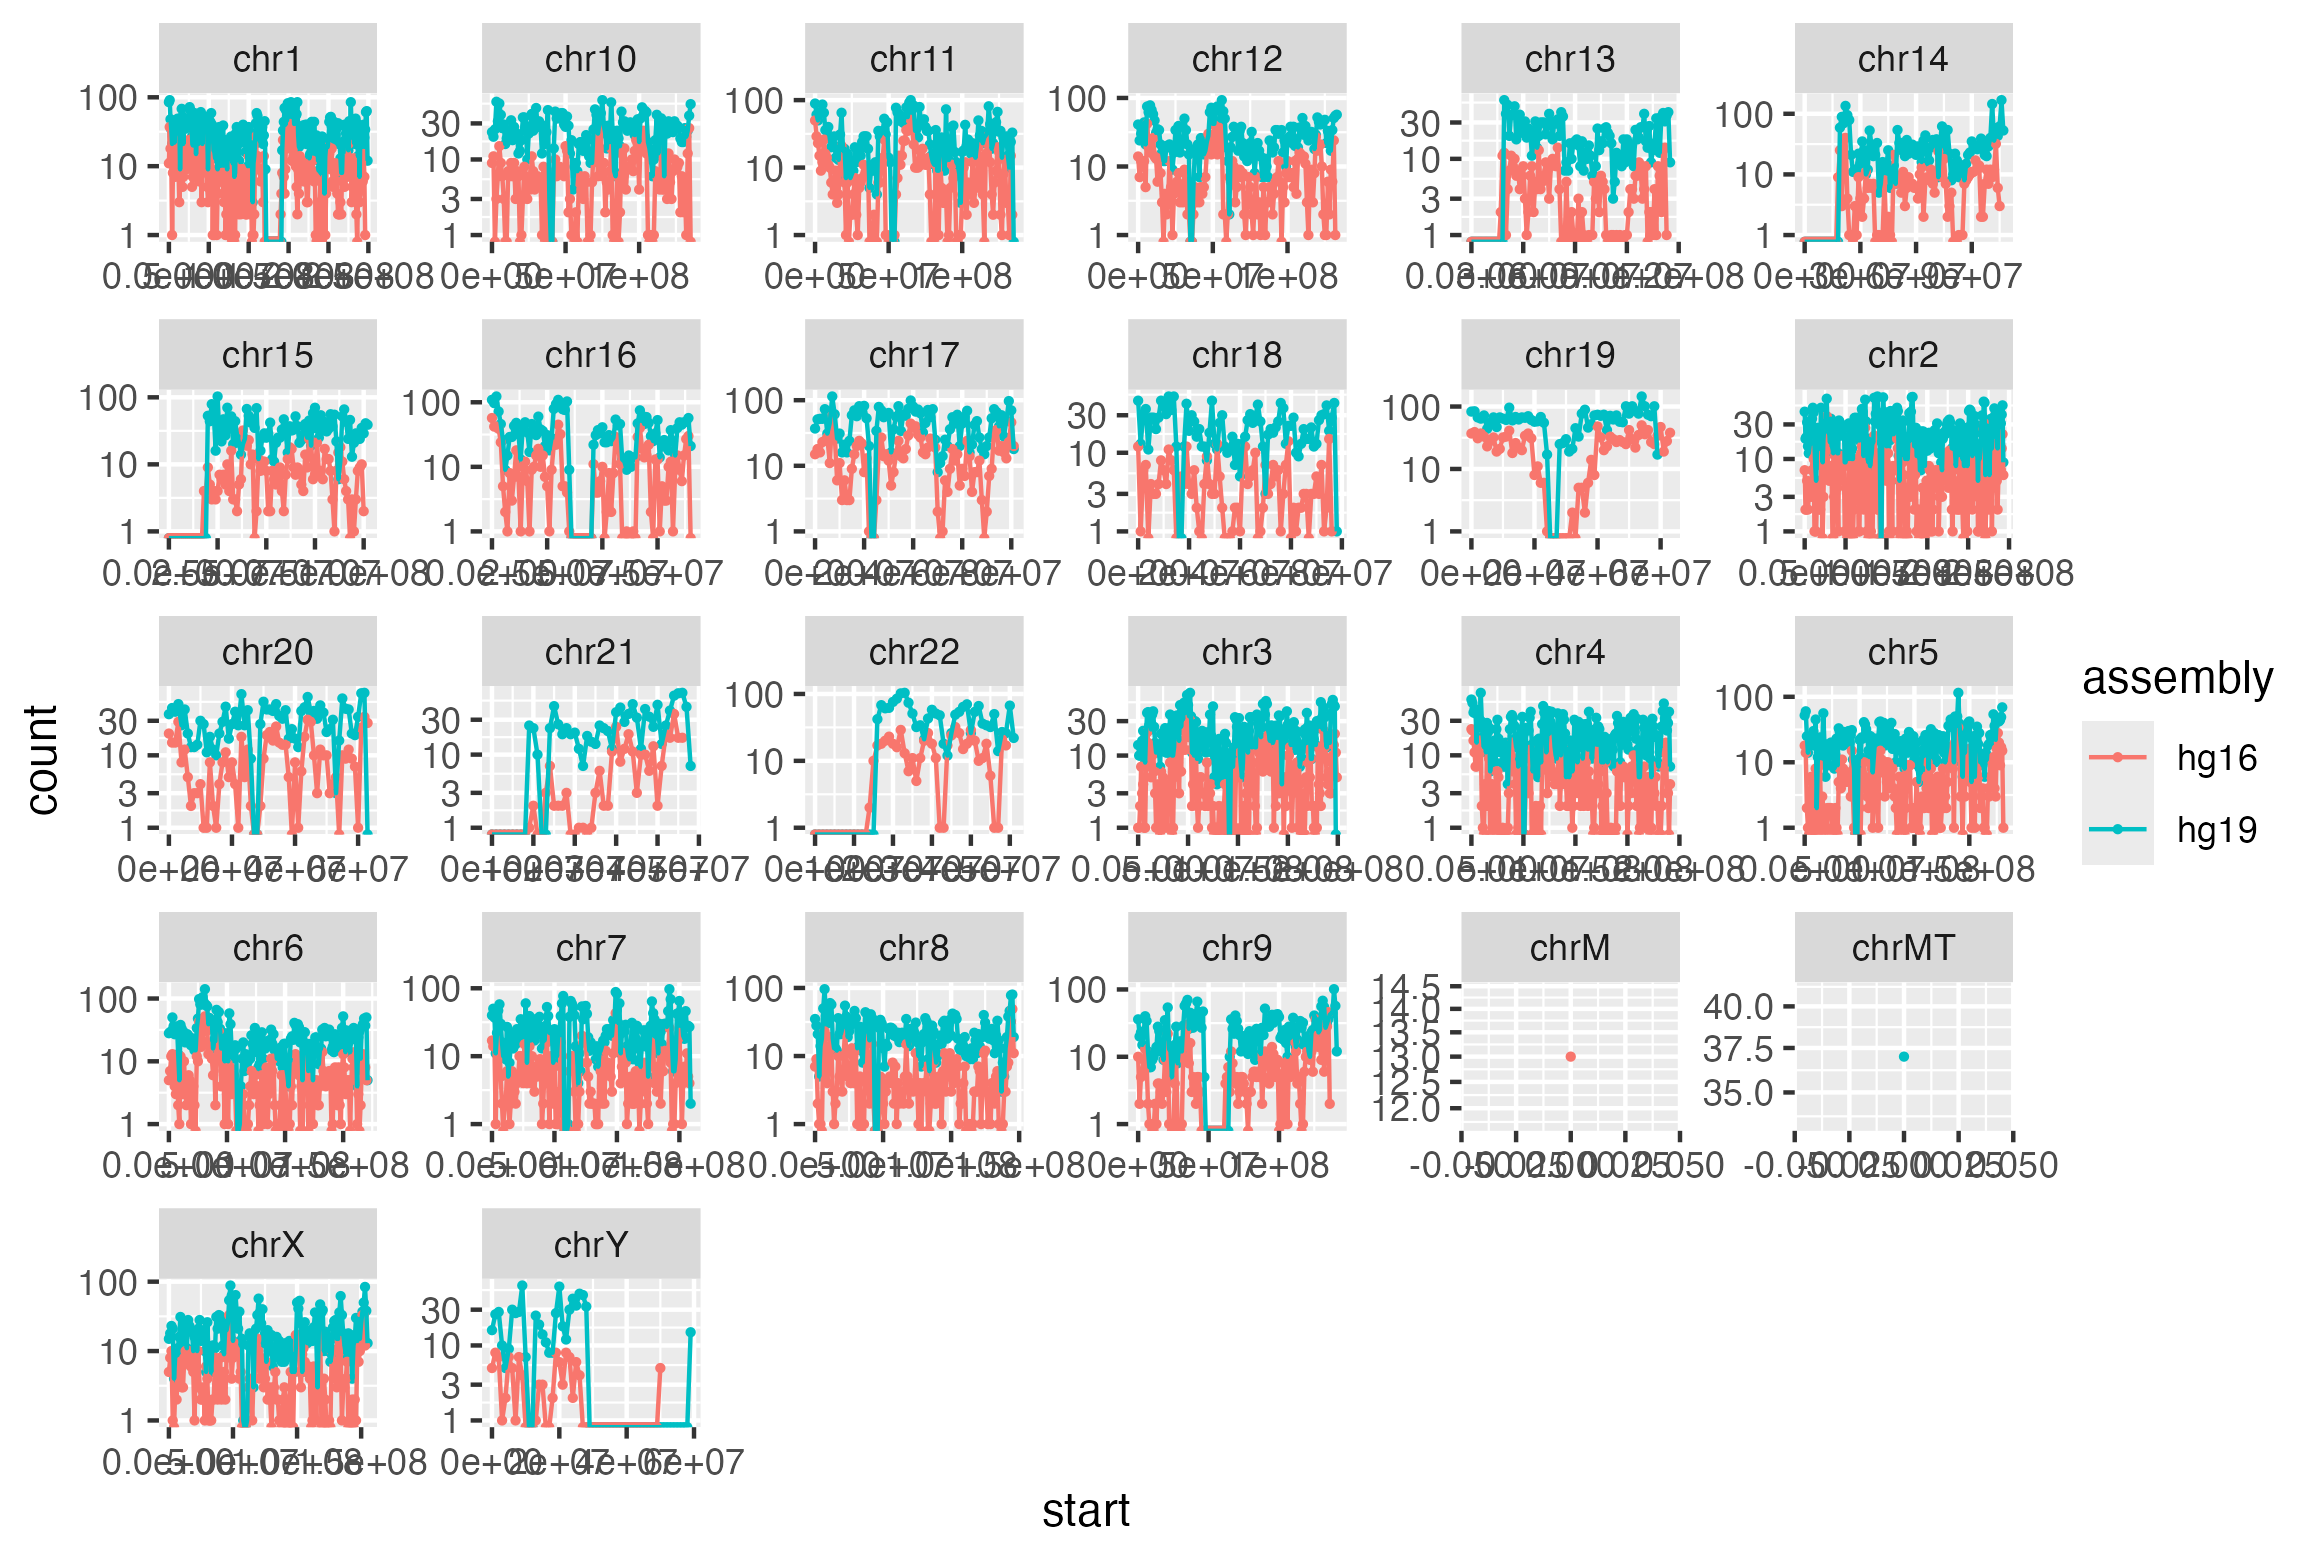

Source code (R):
library(tidyverse)

header <- c( "chr", "start", "end", "count" )

dfA <- read_tsv( "~/qb25-answers/week1/hg19-kc-count.bed", col_names=header )
dfB <- read_tsv( "~/qb25-answers/week1/hg16-kc-count.bed", col_names=header )

dfcom <- bind_rows( hg19=dfA, hg16=dfB, .id="assembly" )

e1 <- ggplot(dfcom, aes( x = start, y = count, color = assembly)) +
  geom_point(size = 0.5) +
  geom_line() +
  scale_y_log10() +
  facet_wrap(~ chr, scales = "free") +
  labs(
    x = "start",
    y = "count"
  )

ggsave( "~/qb25-answers/week1/exercise1.png", plot = e1)
